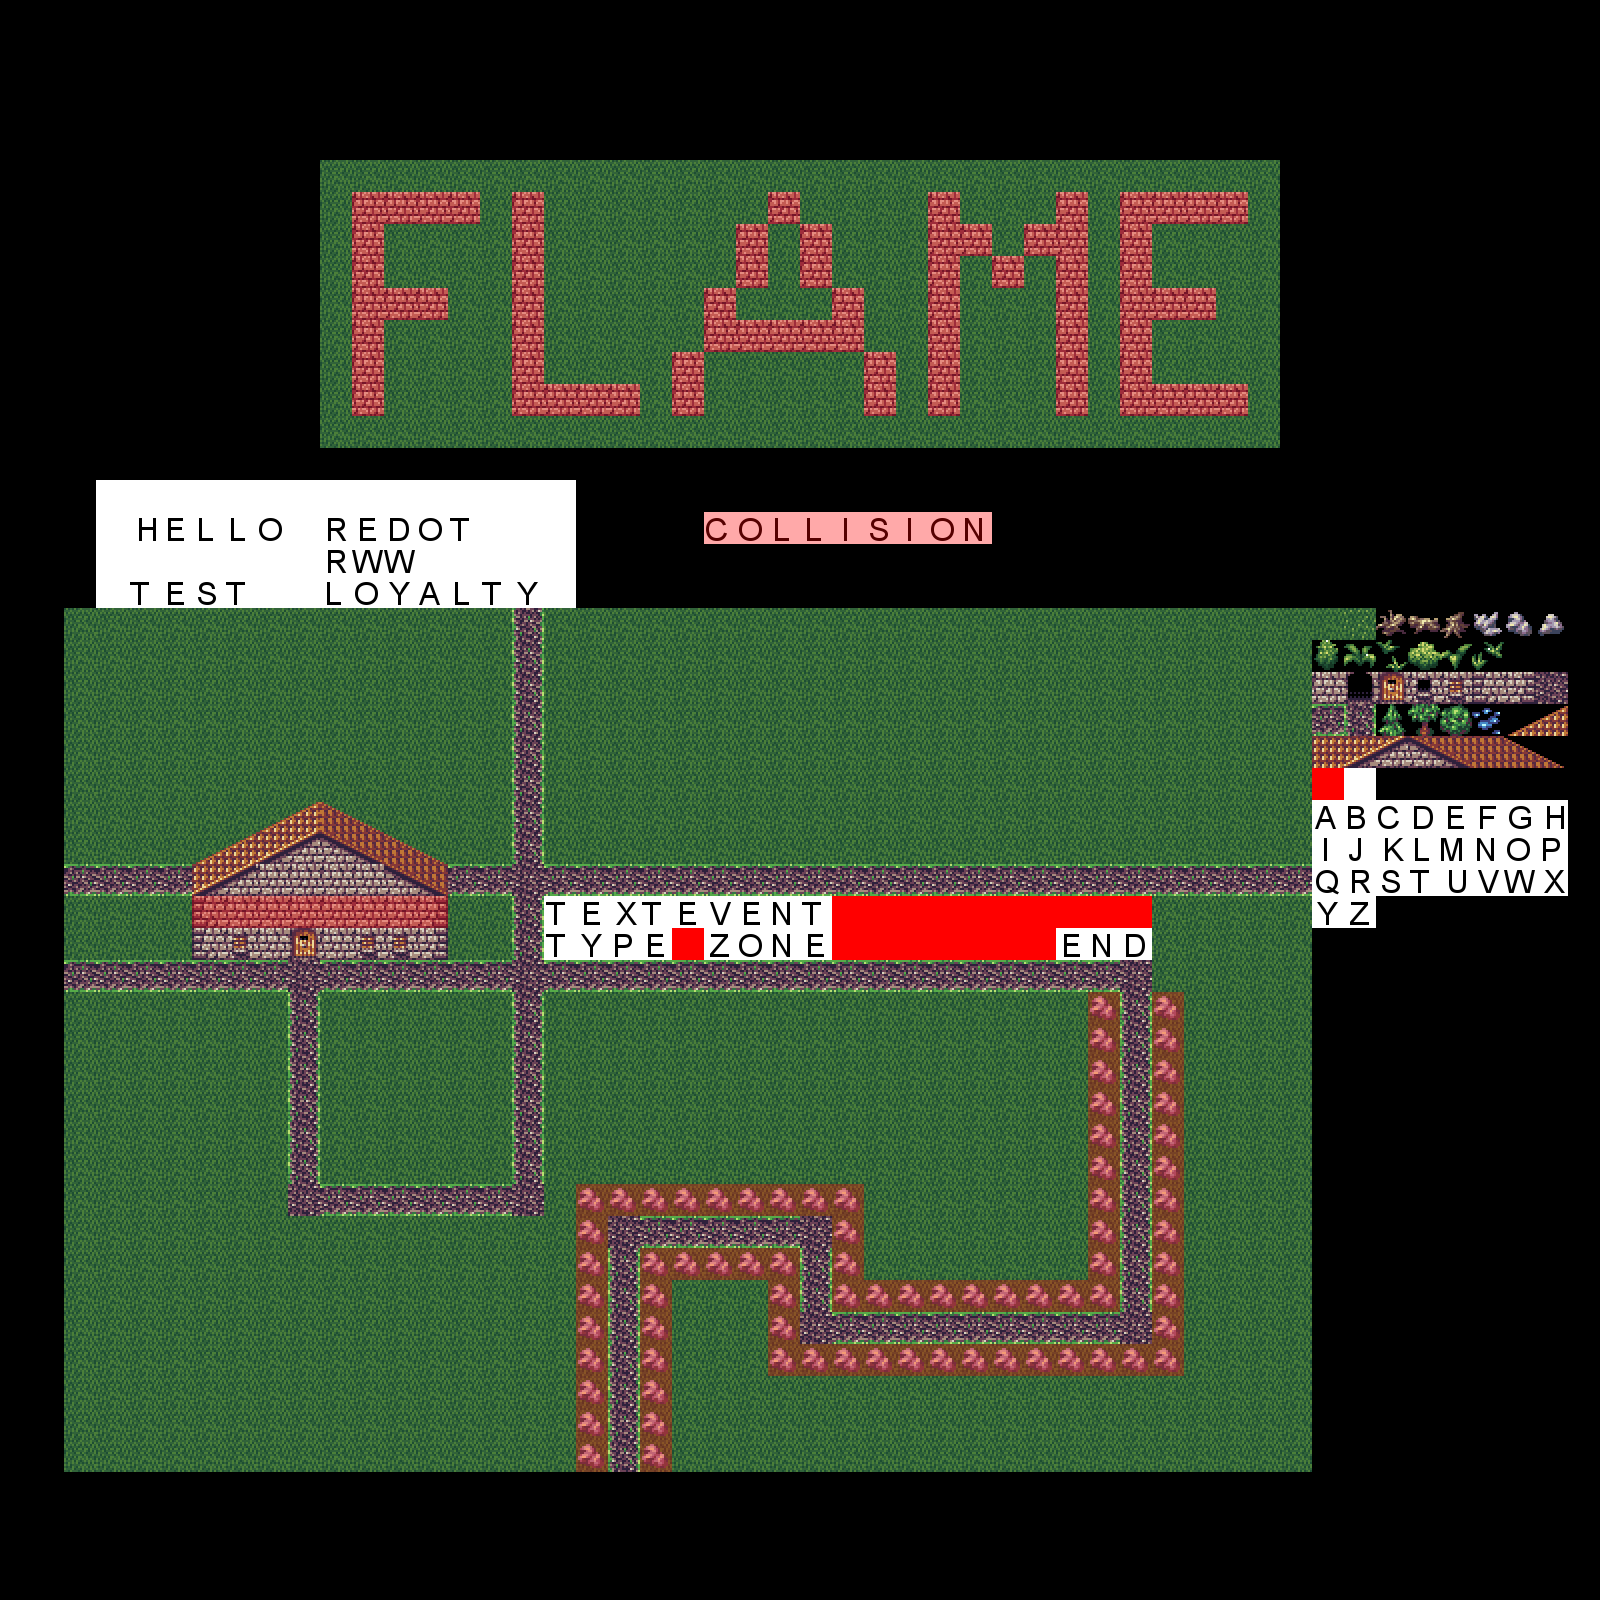

A 2D game scene composited from a Tiled map and its tileset images. What follows is a short description and the map's XML, with each tile layer's data collapsed to a summary:
An orthogonal 50x50 tile map with 32x32 px tiles, 4 tile layers (background, clutter, foreground, collision), 3 tilesets and 36 objects (35x zone, spawn).

<map version="1.0" orientation="orthogonal" width="50" height="50" tilewidth="32" tileheight="32">
 <tileset firstgid="1" name="tileset1" tilewidth="32" tileheight="32">
  <image source="../Tilesets/tileset1.png" width="256" height="256" />
 </tileset>
 <tileset firstgid="65" name="tileset2" tilewidth="32" tileheight="32">
  <image source="../Tilesets/tileset2.png" width="256" height="256" />
 </tileset>
 <tileset firstgid="129" name="generic" tilewidth="32" tileheight="32">
  <image source="../Tilesets/generic.png" width="256" height="256" />
 </tileset>
 <layer name="background" width="50" height="50">
  <data>[2500 cells, 1459 non-empty, 67 distinct tile ids]</data>
 </layer>
 <layer name="clutter" width="50" height="50">
  <data>[2500 cells, 74 non-empty, 1 distinct tile ids]</data>
 </layer>
 <objectgroup name="text" width="50" height="50">
  <object name="test_text" type="zone" x="544" y="896" width="608" height="64">
   <properties>
    <property name="subtitle" value="A small subtitle" />
    <property name="title" value="Test Zone Name" />
   </properties>
  </object>
  <object name="house_text" type="zone" x="192" y="864" width="256" height="96">
   <properties>
    <property name="title" value="The House" />
   </properties>
  </object>
  <object name="a" type="zone" x="1312" y="800" width="32" height="32">
   <properties>
    <property name="title" value="A" />
   </properties>
  </object>
  <object name="b" type="zone" x="1344" y="800" width="32" height="32">
   <properties>
    <property name="title" value="B" />
   </properties>
  </object>
  <object name="c" type="zone" x="1376" y="800" width="32" height="32">
   <properties>
    <property name="title" value="C" />
   </properties>
  </object>
  <object name="d" type="zone" x="1408" y="800" width="32" height="32">
   <properties>
    <property name="title" value="D" />
   </properties>
  </object>
  <object name="f" type="zone" x="1472" y="800" width="32" height="32">
   <properties>
    <property name="title" value="F" />
   </properties>
  </object>
  <object name="e" type="zone" x="1440" y="800" width="32" height="32">
   <properties>
    <property name="title" value="E" />
   </properties>
  </object>
  <object name="g" type="zone" x="1504" y="800" width="32" height="32">
   <properties>
    <property name="title" value="G" />
   </properties>
  </object>
  <object name="h" type="zone" x="1536" y="800" width="32" height="32">
   <properties>
    <property name="title" value="H" />
   </properties>
  </object>
  <object name="i" type="zone" x="1312" y="832" width="32" height="32">
   <properties>
    <property name="title" value="I" />
   </properties>
  </object>
  <object name="j" type="zone" x="1344" y="832" width="32" height="32">
   <properties>
    <property name="title" value="J" />
   </properties>
  </object>
  <object name="k" type="zone" x="1376" y="832" width="32" height="32">
   <properties>
    <property name="title" value="K" />
   </properties>
  </object>
  <object name="l" type="zone" x="1408" y="832" width="32" height="32">
   <properties>
    <property name="title" value="L" />
   </properties>
  </object>
  <object name="m" type="zone" x="1440" y="832" width="32" height="32">
   <properties>
    <property name="title" value="M" />
   </properties>
  </object>
  <object name="n" type="zone" x="1472" y="832" width="32" height="32">
   <properties>
    <property name="title" value="N" />
   </properties>
  </object>
  <object name="p" type="zone" x="1536" y="832" width="32" height="32">
   <properties>
    <property name="title" value="P" />
   </properties>
  </object>
  <object name="o" type="zone" x="1504" y="832" width="32" height="32">
   <properties>
    <property name="title" value="O" />
   </properties>
  </object>
  <object name="x" type="zone" x="1536" y="864" width="32" height="32">
   <properties>
    <property name="title" value="X" />
   </properties>
  </object>
  <object name="w" type="zone" x="1504" y="864" width="32" height="32">
   <properties>
    <property name="title" value="W" />
   </properties>
  </object>
  <object name="v" type="zone" x="1472" y="864" width="32" height="32">
   <properties>
    <property name="title" value="V" />
   </properties>
  </object>
  <object name="u" type="zone" x="1440" y="864" width="32" height="32">
   <properties>
    <property name="title" value="U" />
   </properties>
  </object>
  <object name="t" type="zone" x="1408" y="864" width="32" height="32">
   <properties>
    <property name="title" value="T" />
   </properties>
  </object>
  <object name="s" type="zone" x="1376" y="864" width="32" height="32">
   <properties>
    <property name="title" value="S" />
   </properties>
  </object>
  <object name="r" type="zone" x="1344" y="864" width="32" height="32">
   <properties>
    <property name="title" value="R" />
   </properties>
  </object>
  <object name="q" type="zone" x="1312" y="864" width="32" height="32">
   <properties>
    <property name="title" value="Q" />
   </properties>
  </object>
  <object name="y" type="zone" x="1312" y="896" width="32" height="32">
   <properties>
    <property name="title" value="Y" />
   </properties>
  </object>
  <object name="z" type="zone" x="1344" y="896" width="32" height="32">
   <properties>
    <property name="title" value="Z" />
   </properties>
  </object>
  <object name="path_enter_text" type="zone" x="1120" y="992" width="32" height="32">
   <properties>
    <property name="title" value="The Winding Path" />
   </properties>
  </object>
  <object name="path_enter_text2" type="zone" x="608" y="1440" width="32" height="32">
   <properties>
    <property name="title" value="The Winding Path" />
   </properties>
  </object>
  <object name="forest_text" type="zone" x="480" y="1152" width="96" height="96">
   <properties>
    <property name="title" value="The Forest" />
   </properties>
  </object>
  <object name="forest_text5" type="zone" x="1280" y="768" width="320" height="192">
   <properties>
    <property name="title" value="The Forest" />
   </properties>
  </object>
  <object name="forest_text2" type="zone" x="512" y="864" width="672" height="128">
   <properties>
    <property name="title" value="The Forest" />
   </properties>
  </object>
  <object name="forest_text3" type="zone" x="160" y="832" width="320" height="160">
   <properties>
    <property name="title" value="The Forest" />
   </properties>
  </object>
  <object name="forest_text4" type="zone" x="608" y="1472" width="32" height="32">
   <properties>
    <property name="title" value="The Forest" />
   </properties>
  </object>
 </objectgroup>
 <objectgroup name="player" width="50" height="50">
  <object name="spawn" x="512" y="1184" width="32" height="32" />
 </objectgroup>
 <layer name="foreground" width="50" height="50">
  <data>[2500 cells, 20 non-empty, 9 distinct tile ids]</data>
 </layer>
 <layer name="collision" width="50" height="50" opacity="0.34">
  <data>[2500 cells, 161 non-empty, 1 distinct tile ids]</data>
 </layer>
</map>
